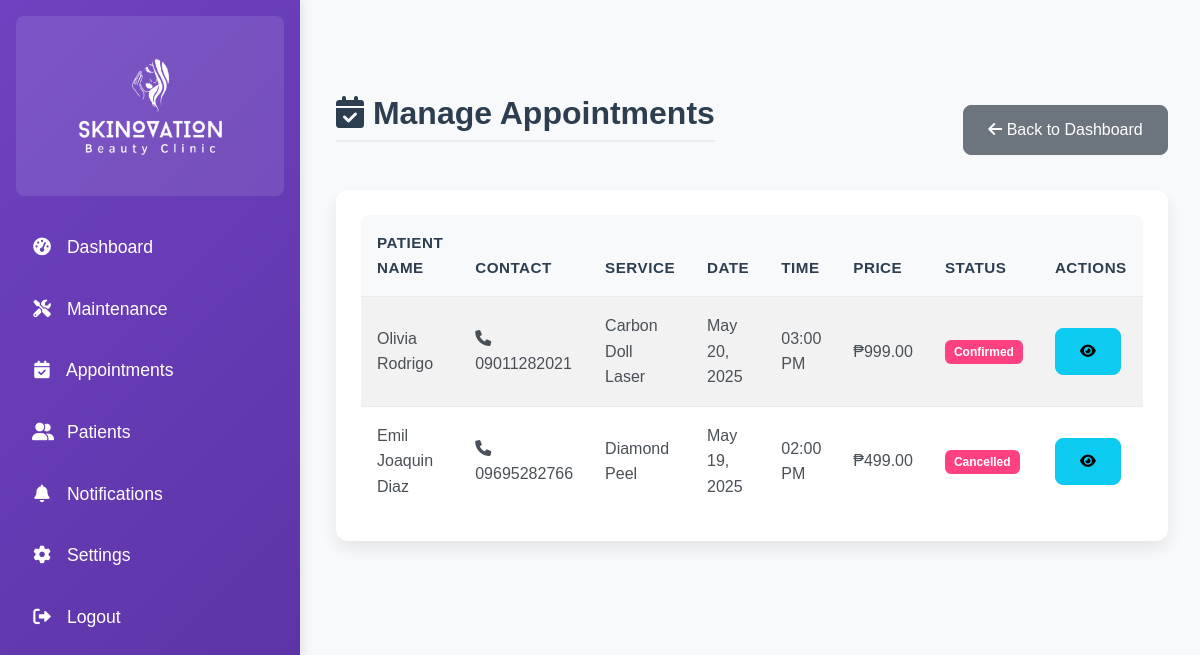
The app's page /admin/appointments/manage.php (signed in), older data.
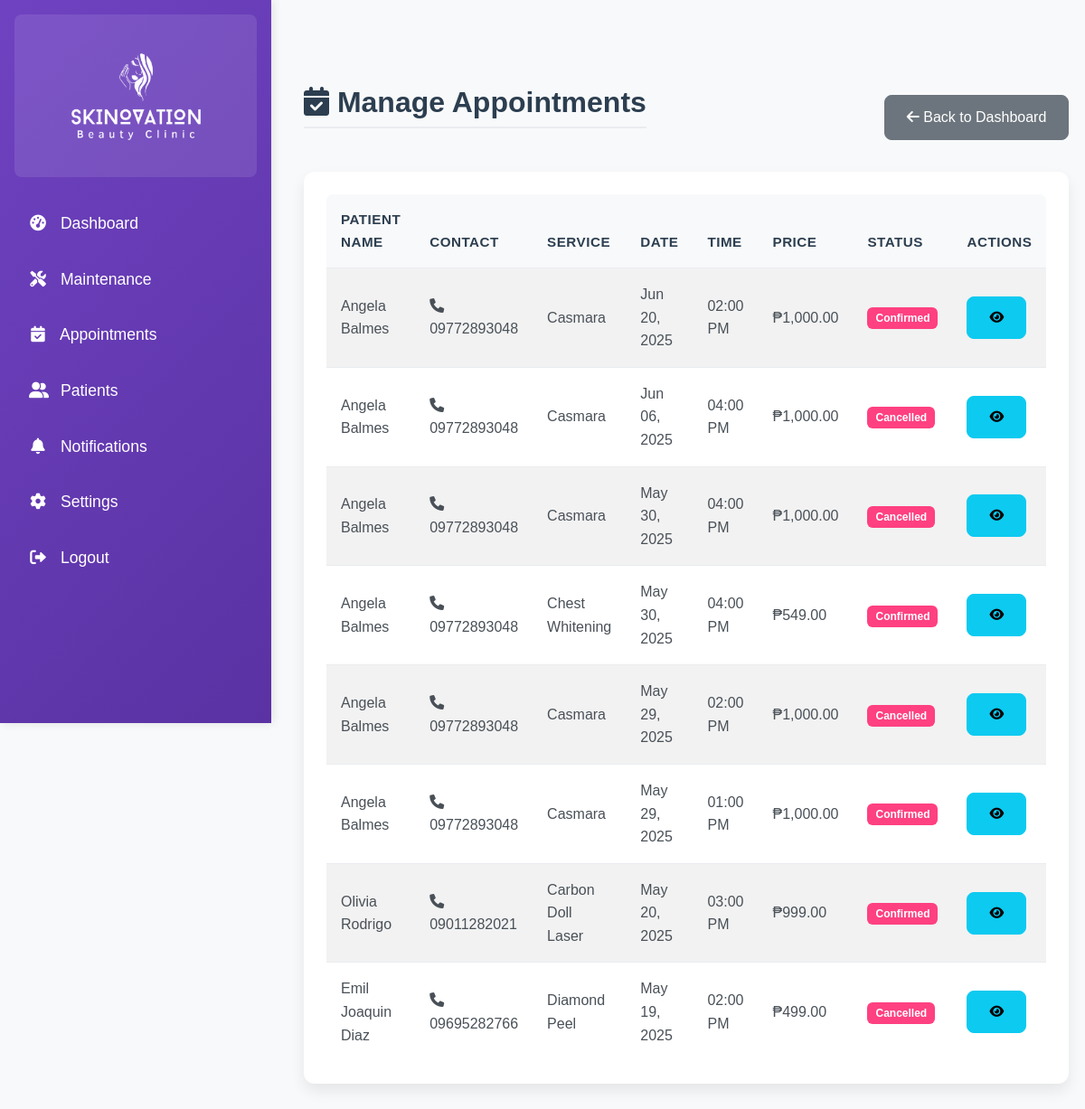
The same page, newer data.
### tables this page shows
CREATE TABLE `appointments` (
  `appointment_id` int NOT NULL,
  `patient_id` int NOT NULL,
  `service_id` int NOT NULL,
  `product_id` int DEFAULT NULL,
  `package_id` int DEFAULT NULL,
  `attendant_id` int NOT NULL,
  `appointment_date` date NOT NULL,
  `appointment_time` time NOT NULL,
  `status` enum('pending','confirmed','completed','cancelled') DEFAULT 'pending',
  `created_at` datetime DEFAULT CURRENT_TIMESTAMP,
  `updated_at` datetime DEFAULT CURRENT_TIMESTAMP ON UPDATE CURRENT_TIMESTAMP
);

CREATE TABLE `patients` (
  `patient_id` int NOT NULL,
  `last_name` varchar(100) NOT NULL,
  `first_name` varchar(100) NOT NULL,
  `middle_name` varchar(255) DEFAULT NULL,
  `username` varchar(50) NOT NULL,
  `password` varchar(255) NOT NULL,
  `phone` varchar(20) NOT NULL,
  `created_at` datetime DEFAULT CURRENT_TIMESTAMP,
  `updated_at` datetime DEFAULT CURRENT_TIMESTAMP ON UPDATE CURRENT_TIMESTAMP,
  `archived` tinyint(1) DEFAULT '0'
);

CREATE TABLE `services` (
  `service_id` int NOT NULL,
  `service_name` varchar(100) NOT NULL,
  `description` text,
  `price` decimal(10,2) DEFAULT NULL,
  `duration` int NOT NULL COMMENT 'Duration in minutes',
  `category_id` int NOT NULL,
  `created_at` datetime DEFAULT CURRENT_TIMESTAMP,
  `updated_at` datetime DEFAULT CURRENT_TIMESTAMP ON UPDATE CURRENT_TIMESTAMP,
  `image` varchar(255) DEFAULT NULL
);

### config.php (called while the page is built, shortened)
<?php
if (defined('CONFIG_INCLUDED')) {
    return;
}
if (!function_exists('clean')) {
    function clean($string) {
        return htmlspecialchars($string, ENT_QUOTES, 'UTF-8');
    }
}

### admin/appointments/manage.php (the view, shortened to what this page needs)
<?php
include '../config.php';
$stmt = $conn->query("
    SELECT a.*, p.first_name, p.last_name, p.phone, s.service_name, s.price
    FROM appointments a
    JOIN patients p ON a.patient_id = p.patient_id
    JOIN services s ON a.service_id = s.service_id
    ORDER BY a.appointment_date DESC, a.appointment_time DESC
");
$appointments = $stmt->fetchAll(PDO::FETCH_ASSOC);
?>
<!DOCTYPE html>
<html lang="en">
<head>
    <link href="https://cdn.jsdelivr.net/npm/bootstrap@5.3.0/dist/css/bootstrap.min.css" rel="stylesheet">
    <link href="https://cdnjs.cloudflare.com/ajax/libs/font-awesome/6.0.0-beta3/css/all.min.css" rel="stylesheet">
    <link href="../../assets/css/admin.css" rel="stylesheet">
    <link href="../../assets/css/style.css" rel="stylesheet">
</head>
<body>
<div class="d-flex">
    <?php include '../admin_sidebar.php'; ?>
    <div class="content p-4">
        <div class="container-fluid">
            <div class="d-flex justify-content-between align-items-center mb-4">
                <h1><i class="fas fa-calendar-check"></i> Manage Appointments</h1>
                <div>
                    <a href="index.php" class="btn btn-secondary">
                        <i class="fas fa-arrow-left"></i> Back to Dashboard
                    </a>
                </div>
            </div>
            <div class="card">
                <div class="card-body">
                    <div class="table-responsive">
                        <table class="table table-striped table-hover">
                            <thead>
                                <tr>
                                    <th>Patient Name</th>
                                    <th>Contact</th>
                                    <th>Service</th>
                                    <th>Date</th>
                                    <th>Time</th>
                                    <th>Price</th>
                                    <th>Status</th>
                                    <th>Actions</th>
                                </tr>
                            </thead>
                            <tbody>
                                <?php foreach ($appointments as $appointment): ?>
                                <tr>
                                    <td><?php echo clean($appointment['first_name'] . ' ' . $appointment['last_name']); ?></td>
                                    <td>
                                        <i class="fas fa-phone"></i> <?php echo clean($appointment['phone']); ?>
                                    </td>
                                    <td><?php echo clean($appointment['service_name']); ?></td>
                                    <td><?php echo date('M d, Y', strtotime($appointment['appointment_date'])); ?></td>
                                    <td><?php echo date('h:i A', strtotime($appointment['appointment_time'])); ?></td>
                                    <td>₱<?php echo number_format($appointment['price'], 2); ?></td>
                                    <td>
                                        <span class="badge bg-<?php
                                            echo $appointment['status'] === 'confirmed' ? 'success' :
                                                ($appointment['status'] === 'cancelled' ? 'danger' : 'warning');
                                        ?>">
                                            <?php echo ucfirst($appointment['status']); ?>
                                        </span>
                                    </td>
                                    <td>
                                        <div class="btn-group">
                                            <a href="view.php?id=<?php echo $appointment['appointment_id']; ?>" class="btn btn-info btn-sm">
                                                <i class="fas fa-eye"></i>
                                            </a>
                                        </div>
                                    </td>
                                </tr>
                                <?php endforeach; ?>
                            </tbody>
                        </table>
                    </div>
                </div>
            </div>
        </div>
    </div>
</div>
</body>
</html>

### admin/admin_sidebar.php (shortened to what this page needs)
<?php
include '../config.php';
?>
<button class="sidebar-toggler" onclick="toggleSidebar()">☰</button>
<nav class="sidebar bg-dark text-white p-3">
    <div class="text-center mb-4">
        <img src="../assets/img/ISCAP1-303-Skinovation-Clinic-WHITE-Logo.png" alt="Skinovation Clinic Logo" class="img-fluid" style="max-width: 150px;">
    </div>
    <ul class="nav flex-column">
        <li class="nav-item"><a href="dashboard.php" class="nav-link text-white"><i class="fas fa-tachometer-alt"></i> Dashboard</a></li>
        <li class="nav-item"><a href="maintenance.php" class="nav-link text-white"><i class="fas fa-tools"></i> Maintenance</a></li>
        <li class="nav-item"><a href="appointments.php" class="nav-link text-white"><i class="fas fa-calendar-check"></i> Appointments</a></li>
        <li class="nav-item"><a href="patients.php" class="nav-link text-white"><i class="fas fa-user-friends"></i> Patients</a></li>
        <li class="nav-item"><a class="nav-link text-white" href="notifications.php"><i class="fas fa-bell"></i> Notifications</a></li>
        <li class="nav-item"><a href="settings.php" class="nav-link text-white"><i class="fas fa-cog"></i> Settings</a></li>
        <li class="nav-item"><a href="logout.php" class="nav-link text-white"><i class="fas fa-sign-out-alt"></i> Logout</a></li>
    </ul>
</nav>

### assets/css/admin.css (style rules this page uses)
body { font-family: 'Segoe UI', Tahoma, Geneva, Verdana, sans-serif; background-color: #f8f9fa; color: #2c3e50; line-height: 1.6; }
h1, h2, h3, h4, h5, h6 { color: #2c3e50; font-weight: 600; margin-bottom: 1.5rem; }
h1 { font-size: 2rem; border-bottom: 2px solid #e9ecef; padding-bottom: 0.5rem; }
.sidebar { width: 280px; height: 100vh; position: fixed; top: 0; left: 0; background: linear-gradient(135deg, #6f42c1 0%, #5a32a3 100%); color: #fff; padding: 1.5rem; overflow-y: auto; z-index: 1030; box-shadow: 2px 0 10px rgba(0, 0, 0, 0.1); }
.sidebar .nav-link { color: rgba(255, 255, 255, 0.9); margin-bottom: 0.5rem; display: block; text-decoration: none; font-size: 1.1rem; padding: 0.75rem 1rem; border-radius: 8px; transition: all 0.3s ease; }
.sidebar .nav-link i { margin-right: 0.75rem; width: 20px; text-align: center; }
.content { margin-left: 300px; padding: 2rem; min-height: 100vh; }
.card { border: none; border-radius: 12px; box-shadow: 0 0.5rem 1rem rgba(0, 0, 0, 0.08); margin-bottom: 2rem; background-color: #fff; transition: transform 0.2s ease; }
.card-body { padding: 1.5rem; }
.table { background-color: #fff; border: 1px solid #e9ecef; border-radius: 8px; overflow: hidden; margin-bottom: 0; }
.table th { background-color: #f8f9fa; color: #2c3e50; text-align: left; font-weight: 600; border-top: none; padding: 1rem; font-size: 0.95rem; text-transform: uppercase; letter-spacing: 0.5px; }
.table td { text-align: left; vertical-align: middle; padding: 1rem; color: #495057; border-bottom: 1px solid #e9ecef; }
.btn { padding: 0.75rem 1.5rem; font-weight: 500; border-radius: 8px; transition: all 0.2s ease; }
.badge { padding: 0.5em 0.75em; font-weight: 500; border-radius: 6px; }

### assets/css/style.css (style rules this page uses)
:root { --primary-color: #6f42c1; --secondary-color: #bb8fce; --dark-color: #2c003e; --light-color: #f4ecf7; }
body { font-family: 'Poppins', sans-serif; color: #333; line-height: 1.6; padding-top: 70px; }

### admin/admin_sidebar.php (style rules this page uses)
.sidebar { background-color: rgba(74, 20, 140, 0.95); backdrop-filter: blur(5px); min-height: 100vh; box-shadow: 2px 0 10px rgba(0, 0, 0, 0.1); width: 300px; }
.sidebar .nav-link { color: rgba(255, 255, 255, 0.9); padding: 0.8rem 1rem; transition: all 0.3s ease; }
.sidebar .nav-link i { margin-right: 10px; width: 20px; text-align: center; }
.sidebar-toggler { position: fixed; top: 15px; left: 15px; z-index: 1000; background: #6a1b9a; color: white; border: none; padding: 8px 12px; border-radius: 4px; cursor: pointer; transition: all 0.3s ease; text-shadow: 1px 1px 2px rgba(0, 0, 0, 0.2); }
.sidebar .text-center { background-color: rgba(255, 255, 255, 0.1); padding: 15px; border-radius: 8px; margin-bottom: 20px; }
.badge { background-color: #ff4081 !important; color: #ffffff !important; font-weight: 600; }

Row changes from the older to the newer data that the page shows:
added appointments: patient.last_name "Angela Balmes", patient.phone "09772893048", service.service_name "Casmara", appointment_date "Jun 20, 2025", appointment_time "02:00 PM", service.price "1,000.00", status "Confirmed"
added appointments: patient.last_name "Angela Balmes", patient.phone "09772893048", service.service_name "Casmara", appointment_date "Jun 06, 2025", appointment_time "04:00 PM", service.price "1,000.00", status "Cancelled"
added appointments: patient.last_name "Angela Balmes", patient.phone "09772893048", service.service_name "Casmara", appointment_date "May 30, 2025", appointment_time "04:00 PM", service.price "1,000.00", status "Cancelled"
added appointments: patient.last_name "Angela Balmes", patient.phone "09772893048", service.service_name "Chest Whitening", appointment_date "May 30, 2025", appointment_time "04:00 PM", service.price "549.00", status "Confirmed"
added appointments: patient.last_name "Angela Balmes", patient.phone "09772893048", service.service_name "Casmara", appointment_date "May 29, 2025", appointment_time "02:00 PM", service.price "1,000.00", status "Cancelled"
added appointments: patient.last_name "Angela Balmes", patient.phone "09772893048", service.service_name "Casmara", appointment_date "May 29, 2025", appointment_time "01:00 PM", service.price "1,000.00", status "Confirmed"
